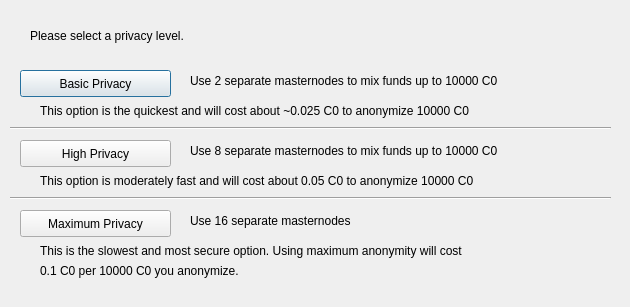
<?xml version="1.0" encoding="UTF-8"?>
<ui version="4.0">
 <class>ObfuscationConfig</class>
 <widget class="QDialog" name="ObfuscationConfig">
  <property name="geometry">
   <rect>
    <x>0</x>
    <y>0</y>
    <width>630</width>
    <height>307</height>
   </rect>
  </property>
  <property name="windowTitle">
   <string>Configure Obfuscation</string>
  </property>
  <widget class="QPushButton" name="buttonBasic">
   <property name="geometry">
    <rect>
     <x>20</x>
     <y>70</y>
     <width>151</width>
     <height>27</height>
    </rect>
   </property>
   <property name="text">
    <string>Basic Privacy</string>
   </property>
  </widget>
  <widget class="QPushButton" name="buttonHigh">
   <property name="geometry">
    <rect>
     <x>20</x>
     <y>140</y>
     <width>151</width>
     <height>27</height>
    </rect>
   </property>
   <property name="text">
    <string>High Privacy</string>
   </property>
  </widget>
  <widget class="QPushButton" name="buttonMax">
   <property name="geometry">
    <rect>
     <x>20</x>
     <y>210</y>
     <width>151</width>
     <height>27</height>
    </rect>
   </property>
   <property name="text">
    <string>Maximum Privacy</string>
   </property>
  </widget>
  <widget class="QLabel" name="label">
   <property name="geometry">
    <rect>
     <x>30</x>
     <y>20</y>
     <width>571</width>
     <height>31</height>
    </rect>
   </property>
   <property name="text">
    <string>Please select a privacy level.</string>
   </property>
  </widget>
  <widget class="QLabel" name="label_2">
   <property name="geometry">
    <rect>
     <x>190</x>
     <y>70</y>
     <width>421</width>
     <height>21</height>
    </rect>
   </property>
   <property name="text">
    <string>Use 2 separate masternodes to mix funds up to 10000 C0</string>
   </property>
  </widget>
  <widget class="QLabel" name="label_3">
   <property name="geometry">
    <rect>
     <x>190</x>
     <y>140</y>
     <width>411</width>
     <height>21</height>
    </rect>
   </property>
   <property name="text">
    <string>Use 8 separate masternodes to mix funds up to 10000 C0</string>
   </property>
  </widget>
  <widget class="QLabel" name="label_4">
   <property name="geometry">
    <rect>
     <x>190</x>
     <y>210</y>
     <width>421</width>
     <height>21</height>
    </rect>
   </property>
   <property name="text">
    <string>Use 16 separate masternodes</string>
   </property>
  </widget>
  <widget class="QLabel" name="label_6">
   <property name="geometry">
    <rect>
     <x>40</x>
     <y>100</y>
     <width>561</width>
     <height>21</height>
    </rect>
   </property>
   <property name="text">
    <string>This option is the quickest and will cost about ~0.025 C0 to anonymize 10000 C0</string>
   </property>
  </widget>
  <widget class="QLabel" name="label_7">
   <property name="geometry">
    <rect>
     <x>40</x>
     <y>170</y>
     <width>561</width>
     <height>21</height>
    </rect>
   </property>
   <property name="text">
    <string>This option is moderately fast and will cost about 0.05 C0 to anonymize 10000 C0</string>
   </property>
  </widget>
  <widget class="QLabel" name="label_8">
   <property name="geometry">
    <rect>
     <x>40</x>
     <y>240</y>
     <width>561</width>
     <height>21</height>
    </rect>
   </property>
   <property name="text">
    <string>This is the slowest and most secure option. Using maximum anonymity will cost</string>
   </property>
  </widget>
  <widget class="QLabel" name="label_9">
   <property name="geometry">
    <rect>
     <x>40</x>
     <y>260</y>
     <width>561</width>
     <height>21</height>
    </rect>
   </property>
   <property name="text">
    <string>0.1 C0 per 10000 C0 you anonymize.</string>
   </property>
  </widget>
  <widget class="Line" name="line">
   <property name="geometry">
    <rect>
     <x>10</x>
     <y>120</y>
     <width>601</width>
     <height>16</height>
    </rect>
   </property>
   <property name="orientation">
    <enum>Qt::Horizontal</enum>
   </property>
  </widget>
  <widget class="Line" name="line_2">
   <property name="geometry">
    <rect>
     <x>10</x>
     <y>190</y>
     <width>601</width>
     <height>16</height>
    </rect>
   </property>
   <property name="orientation">
    <enum>Qt::Horizontal</enum>
   </property>
  </widget>
 </widget>
 <resources/>
 <connections/>
</ui>
